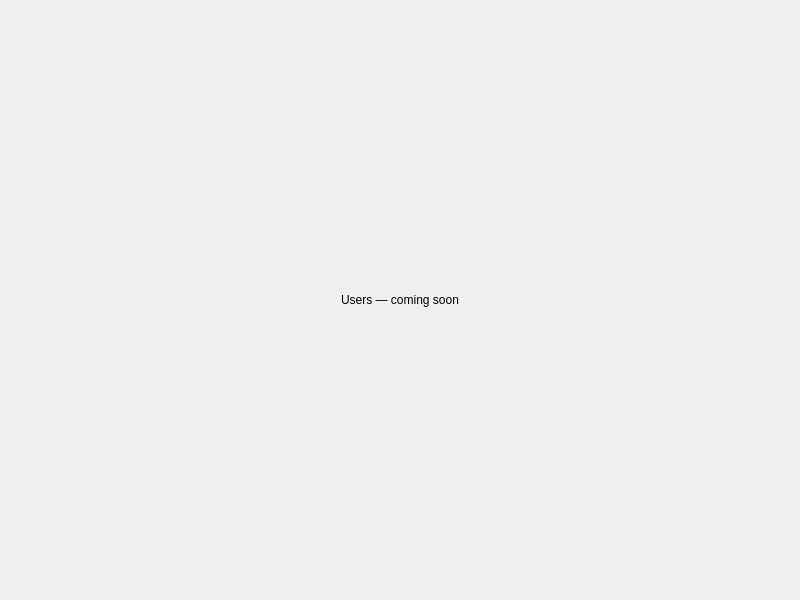
<?xml version="1.0" encoding="UTF-8"?>
<ui version="4.0">
 <class>UsersWidget</class>
 <widget class="QWidget" name="UsersWidget">
  <property name="geometry">
   <rect>
    <x>0</x>
    <y>0</y>
    <width>800</width>
    <height>600</height>
   </rect>
  </property>
  <layout class="QVBoxLayout" name="verticalLayout">
   <item>
    <widget class="QLabel" name="placeholderLabel">
     <property name="text">
      <string>Users — coming soon</string>
     </property>
     <property name="alignment">
      <set>Qt::AlignCenter</set>
     </property>
    </widget>
   </item>
  </layout>
 </widget>
 <resources/>
 <connections/>
</ui>
